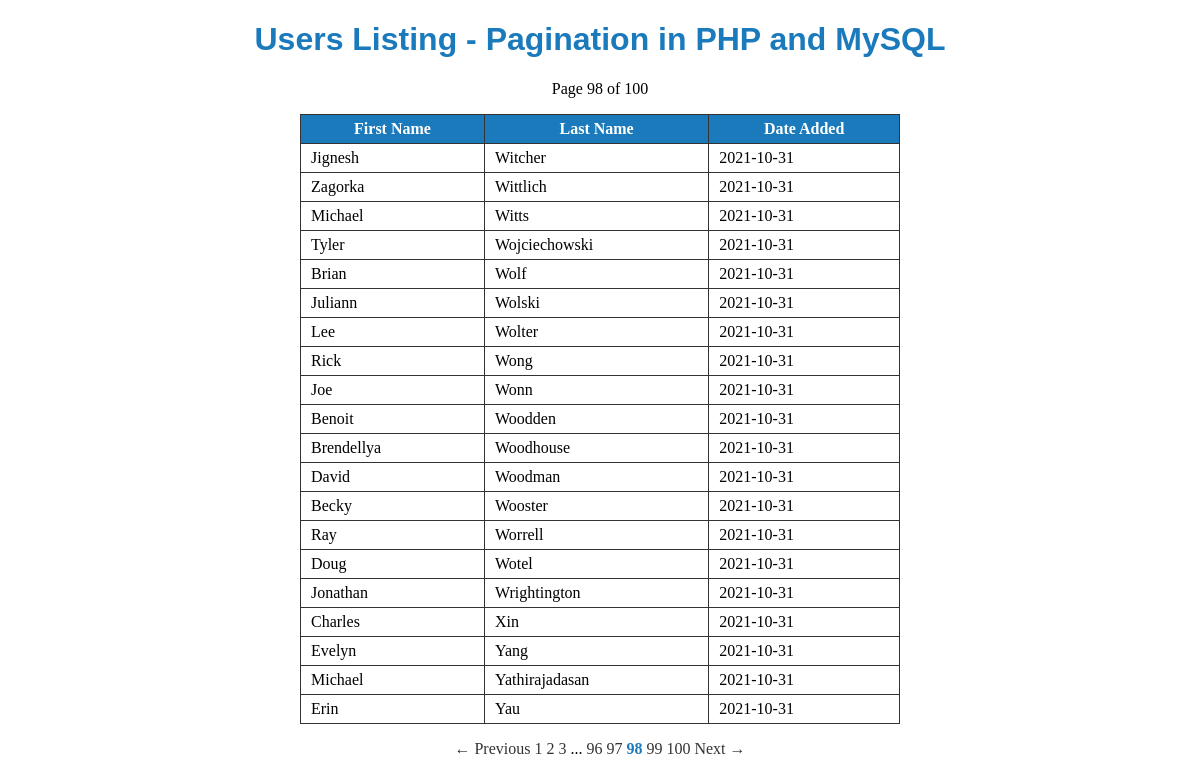
Page /index.php?page=98 on the committed database.
### tables this page shows
CREATE TABLE users (
  id int(11) NOT NULL auto_increment,
  first_name varchar(255),
  last_name varchar(255),
  date_added TIMESTAMP DEFAULT CURRENT_TIMESTAMP,
  PRIMARY KEY (id)
);

### src/Database.php (called while the page is built, shortened)
<?php
  class Database {
    private $host;
    private $user;
    private $password;
    private $database;
    public function __construct()
    {
      $this->host = DB_SERVER;
      $this->user = DB_USER;
      $this->password = DB_PASS;
      $this->database = DB_NAME;
    }
    public function db_connect() {
      $connection = mysqli_connect($this->host, $this->user, $this->password, $this->database);
      return $connection;
    }
    public function db_query($connection, $sql) {
      $result_set = mysqli_query($connection, $sql);
      return $result_set;
    }
    public function db_fetch_assoc($result_set) {
      return mysqli_fetch_assoc($result_set);
    }
    public function db_escape($connection, $string) {
      return mysqli_real_escape_string($connection, $string);
    }
  }
?>

### src/Functions.php (called while the page is built, shortened)
<?php
  class Functions {
    private $dbObj;
    private $db;
    public function __construct($db)
    {
      $this->dbObj = $db;
      $this->db = $this->dbObj->db_connect();
    }
    public function find_customers($limit=0, $offset=0) {
      $sql = "SELECT * FROM users ";
      $sql .= "ORDER BY last_name ASC, first_name ASC";
      if($limit > 0) {
        $sql .= " LIMIT " . $this->dbObj->db_escape($this->db, $limit);
      }
      if($offset > 0) {
        $sql .= " OFFSET " . $this->dbObj->db_escape($this->db, $offset);
      }
      $result = $this->dbObj->db_query($this->db, $sql);
      return $result;
    }
    public function count_customers() {
      $sql = "SELECT COUNT(*) FROM users ";
      $result = $this->dbObj->db_query($this->db, $sql);
      $array =  $this->dbObj->db_fetch_assoc($result);
      return $array['COUNT(*)'];
    }
    public  function escape($string="") {
      return htmlspecialchars($string);
    }
  }
?>

### index.php (the view, shortened to what this page needs)
<?php
    $dbObj = new Database();
    $utility = new Functions($dbObj);
    $total_count = $utility->count_customers();
    $page = $_GET['page'] ?? 1;
    $pagination = new Pagination($total_count, $page, 20);
    $users = $utility->find_customers($pagination->per_page, $pagination->offset());
?>
<!doctype html>
<html lang="en">
  <head>
    <link rel="stylesheet" href="css/style.css">
  </head>
  <body>
    <h1>Users Listing - Pagination in PHP and MySQL </h1>
    <p class="page-status">
      Page <?php echo $pagination->current_page; ?> of <?php echo $pagination->total_pages(); ?>
    </p>
    <table id="customer-list">
      <tr>
        <th>First Name</th>
        <th>Last Name</th>
        <th>Date Added</th>
      </tr>
      <?php
        while($user = $dbObj->db_fetch_assoc($users)) {
          echo "<tr>";
          echo "<td>" . $utility->escape($user['first_name']) . "</td>";
          echo "<td>" . $utility->escape($user['last_name']) . "</td>";
          echo "<td>" . $utility->escape(Date('Y-m-d', strtotime($user['date_added']))) . "</td>";
          echo "</tr>";
        }
      ?>
    </table>
    <?php echo $pagination->page_links('index.php'); ?>
  </body>
</html>

### css/style.css (style rules this page uses)
html, body { margin: 0; padding: 0; height: 100%; width: 100%; }
h1 { width: 100%; text-align: center; font-family: sans-serif; color: #1B7ABC; }
table#customer-list { width: 50%; border-collapse: collapse; margin: 0 auto; }
table tr th { color: #fff; background: #1B7ABC; }
table tr td, table tr th { border: 1px solid #333; padding: 5px 10px; }
p.page-status, p.pagination { width: 100%; text-align: center; }

### rows in the picture
users: first_name "Jignesh", last_name "Witcher", date_added "2021-10-31"
users: first_name "Zagorka", last_name "Wittlich", date_added "2021-10-31"
users: first_name "Michael", last_name "Witts", date_added "2021-10-31"
users: first_name "Tyler", last_name "Wojciechowski", date_added "2021-10-31"
users: first_name "Brian", last_name "Wolf", date_added "2021-10-31"
users: first_name "Juliann", last_name "Wolski", date_added "2021-10-31"
users: first_name "Lee", last_name "Wolter", date_added "2021-10-31"
users: first_name "Rick", last_name "Wong", date_added "2021-10-31"
users: first_name "Joe", last_name "Wonn", date_added "2021-10-31"
users: first_name "Benoit", last_name "Woodden", date_added "2021-10-31"
users: first_name "Brendellya", last_name "Woodhouse", date_added "2021-10-31"
users: first_name "David", last_name "Woodman", date_added "2021-10-31"
users: first_name "Becky", last_name "Wooster", date_added "2021-10-31"
users: first_name "Ray", last_name "Worrell", date_added "2021-10-31"
users: first_name "Doug", last_name "Wotel", date_added "2021-10-31"
users: first_name "Jonathan", last_name "Wrightington", date_added "2021-10-31"
users: first_name "Charles", last_name "Xin", date_added "2021-10-31"
users: first_name "Evelyn", last_name "Yang", date_added "2021-10-31"
users: first_name "Michael", last_name "Yathirajadasan", date_added "2021-10-31"
users: first_name "Erin", last_name "Yau", date_added "2021-10-31"

### other values in the picture
$pagination->current_page "98"
$pagination->total_pages() "100"
